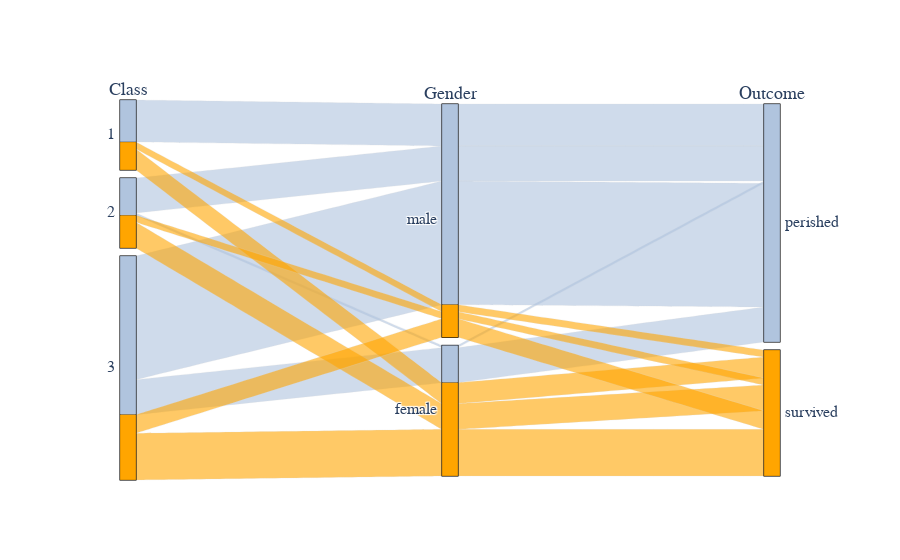

Notebook code cell kept with this figure:
### Code cell
import plotly.graph_objects as go
import pandas as pd

titanic_df = pd.read_csv("https://raw.githubusercontent.com/plotly/datasets/master/titanic.csv")

# Create dimensions
class_dim = go.parcats.Dimension(
    values=titanic_df.Pclass,
    categoryorder='category ascending', 
    label="Class",
#    categoryarray=[1,2,3],
#    ticktext=[1,2,3]
)

gender_dim = go.parcats.Dimension(
    values=titanic_df.Sex, 
    label="Gender",
#    categoryarray=['male','female'],
#    ticktext=['male','female']
)

survival_dim = go.parcats.Dimension(
    values=titanic_df.Survived, 
    label="Outcome", 
    categoryarray =[0, 1],
    ticktext=['perished', 'survived']
)

# Create parcats trace
#color = titanic_df.Survived;
#colorscale = [[0, 'lightsteelblue'], [1, 'mediumseagreen']];
#color = titanic_df.Sex;
#colorscale = [['male', 'lightsteelblue'], ['female', 'mediumseagreen']];
color = titanic_df.Survived;
colorscale = ['lightsteelblue','mediumseagreen','red','orange'];

fig = go.Figure(data = [go.Parcats(dimensions=[class_dim, gender_dim, survival_dim],
        line={'color': color, 'colorscale': colorscale},
        hoveron='color', hoverinfo='count+probability',
        labelfont={'size': 18, 'family': 'Times'},
        tickfont={'size': 16, 'family': 'Times'},
        arrangement='freeform')])

fig.show()

### Figure 1 — Plotly figure (JSON) as saved in the notebook; plotly's stock layout.template omitted (floating-point values rounded to 4 significant figures; data arrays with more than 128 entries replaced by an {"elided": "..."} marker saying what was removed)
{"data": [{"arrangement": "freeform", "dimensions": [{"categoryorder": "category ascending", "label": "Class", "values": {"elided": "156 int values"}}, {"label": "Gender", "values": {"elided": "156 str values"}}, {"categoryarray": [0, 1], "label": "Outcome", "ticktext": ["perished", "survived"], "values": {"elided": "156 int values"}}], "hoverinfo": "count+probability", "hoveron": "color", "labelfont": {"family": "Times", "size": 18}, "line": {"color": {"elided": "156 int values"}, "colorscale": [[0, "lightsteelblue"], [0.3333, "mediumseagreen"], [0.6667, "red"], [1, "orange"]]}, "tickfont": {"family": "Times", "size": 16}, "type": "parcats"}], "layout": {}}
